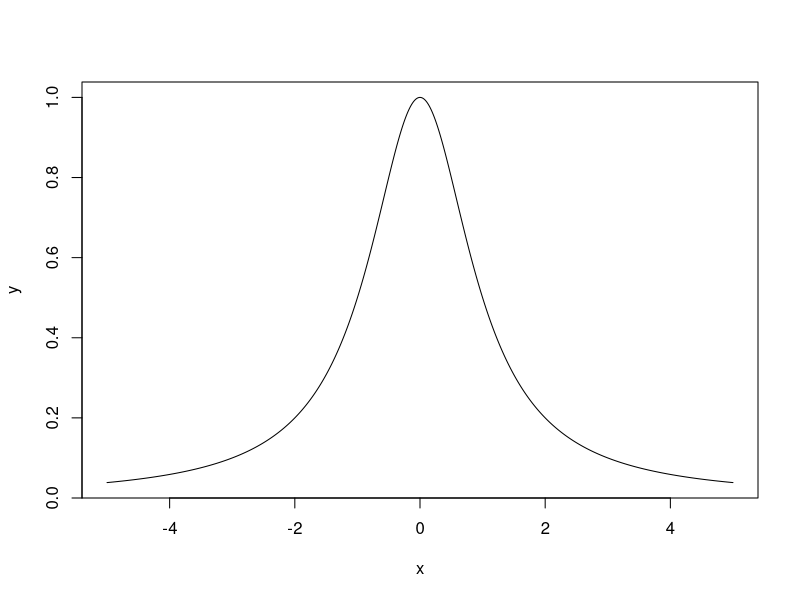

This figure's R source:
## [MATH-01] Simple math with R ##

# Start
2 + 2
sqrt(2)
log(2)
log(0)
log(-1)

# Numeric vector
x <- 1:10
x

# Character vector
y <- c("Messi", "Neymar", "Cristiano")
y

# Logical vector
z <- x > 5
z

# Subsetting
x[1:3]
x[x>=5]

# Structure of an object
str(x)
str(y)
str(z)

# Function
f <- function(x) 1/(1+x^2)
f(1)

# Plotting a function
x <- seq(-5, 5, by=0.01)
y <- f(x)
plot(y ~ x, type="l")
